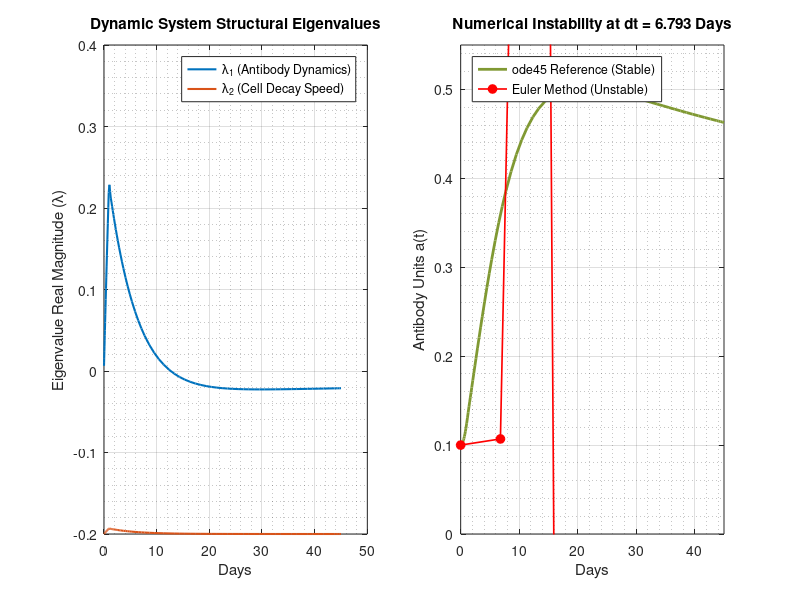

MATLAB code for this plot:
%% 
% Dynamic system structural eigenvalues & Instability
clear; clc; close all;

% 1. System Parameters & Initial Conditions
t_span = [0 45];
y0 = [0.1; 0]; % [A(0); V(0)]

k1 = 10; k2 = 50; alpha = 1;
r1 = 0.019; r2 = 0.26; r3 = 0.014; r4 = 0.038;

% Vaccination Pulse (Day 0 and Day 21)
pulse = @(t) double(t>=0 & t<=1) + double(t>=21 & t<=22);

% ODE System
sys_ode = @(t,y) [ ...
    r1*y(2) + r2*y(1)*y(2) + y(1)*(r3 - r4*y(1)); ...
    alpha*pulse(t) - (k1*y(2)) / (k2 + y(2) + eps) ...
];

% --- Subplot 1: Structural Eigenvalues ---
[t_ref, y_ref] = ode45(sys_ode, t_span, y0);
A = y_ref(:,1);
V = y_ref(:,2);

% Calculate Jacobian diagonal elements over time
lambda_1 = r2.*V + r3 - 2.*r4.*A;          % Antibody Dynamics
lambda_2 = -(k1.*k2) ./ ((k2 + V).^2);     % Cell Decay Speed

figure(7);
set(gcf, 'Position', [100, 100, 1000, 450], 'Color', 'w');

subplot(1,2,1);
plot(t_ref, lambda_1, 'LineWidth', 1.5); hold on;
plot(t_ref, lambda_2, 'LineWidth', 1.5);
title('Dynamic System Structural Eigenvalues', 'FontWeight', 'bold');
xlabel('Days'); 
ylabel('Eigenvalue Real Magnitude (\lambda)');
legend('\lambda_1 (Antibody Dynamics)', '\lambda_2 (Cell Decay Speed)', 'Location', 'best');
grid on; grid minor;
ylim([-0.2, 0.4]);

% Euler Instability at dt = 6.793 
dt_unstable = 6.793;
t_euler = t_span(1):dt_unstable:t_span(2);
num_steps = length(t_euler);
y_euler = zeros(2, num_steps);
y_euler(:,1) = y0;

for n = 1:(num_steps-1)
    f = sys_ode(t_euler(n), y_euler(:,n));
    y_euler(:,n+1) = y_euler(:,n) + dt_unstable * f;
end

subplot(1,2,2);
% Plot the stable ode45 reference and unstable Euler 
plot(t_ref, y_ref(:,1), 'Color', [0.5 0.6 0.2], 'LineWidth', 2); hold on;
plot(t_euler, y_euler(1,:), '-or', 'LineWidth', 1.2, 'MarkerFaceColor', 'r');

title('Numerical Instability at dt = 6.793 Days', 'FontWeight', 'bold');
xlabel('Days'); 
ylabel('Antibody Units a(t)');
legend('ode45 Reference (Stable)', 'Euler Method (Unstable)', 'Location', 'northwest');
grid on; grid minor;
xlim([0, 45]);
ylim([0, 0.55]);
